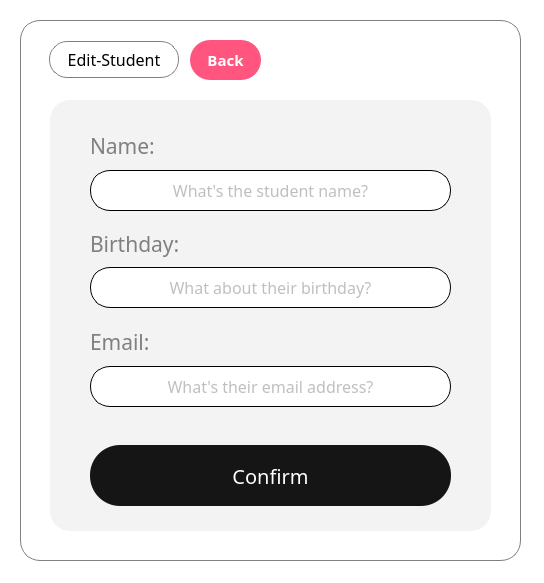
<?xml version="1.0" encoding="UTF-8"?>
<ui version="4.0">
 <class>edit_addstudpop</class>
 <widget class="QDialog" name="edit_addstudpop">
  <property name="geometry">
   <rect>
    <x>0</x>
    <y>0</y>
    <width>544</width>
    <height>583</height>
   </rect>
  </property>
  <property name="windowTitle">
   <string>Dialog</string>
  </property>
  <widget class="QWidget" name="centralwidget" native="true">
   <property name="geometry">
    <rect>
     <x>0</x>
     <y>0</y>
     <width>651</width>
     <height>601</height>
    </rect>
   </property>
   <widget class="QWidget" name="widget" native="true">
    <property name="geometry">
     <rect>
      <x>-20</x>
      <y>0</y>
      <width>691</width>
      <height>631</height>
     </rect>
    </property>
    <property name="styleSheet">
     <string notr="true">background-color: rgb(255, 255, 255)</string>
    </property>
    <widget class="QPushButton" name="addstud_btn">
     <property name="geometry">
      <rect>
       <x>110</x>
       <y>445</y>
       <width>361</width>
       <height>61</height>
      </rect>
     </property>
     <property name="font">
      <font>
       <family>Segoe UI Variable Display</family>
       <pointsize>15</pointsize>
      </font>
     </property>
     <property name="cursor">
      <cursorShape>PointingHandCursor</cursorShape>
     </property>
     <property name="styleSheet">
      <string notr="true">QPushButton {background-color: rgb(21, 21, 21); border-radius: 30px; color: white;}

QPushButton:hover {border-radius: 30px; color: white; background-color: rgb(85, 170, 255);}
</string>
     </property>
     <property name="text">
      <string>Confirm</string>
     </property>
    </widget>
    <widget class="QListWidget" name="frm_board">
     <property name="geometry">
      <rect>
       <x>40</x>
       <y>20</y>
       <width>501</width>
       <height>541</height>
      </rect>
     </property>
     <property name="styleSheet">
      <string notr="true"> border-radius: 20px; border: 1px solid grey; 
background-color: rgb(255, 255, 255);</string>
     </property>
    </widget>
    <widget class="QPushButton" name="tags_pinfo">
     <property name="enabled">
      <bool>false</bool>
     </property>
     <property name="geometry">
      <rect>
       <x>69</x>
       <y>41</y>
       <width>130</width>
       <height>37</height>
      </rect>
     </property>
     <property name="font">
      <font>
       <family>Swis721 BT</family>
       <pointsize>12</pointsize>
       <weight>50</weight>
       <bold>false</bold>
      </font>
     </property>
     <property name="layoutDirection">
      <enum>Qt::LeftToRight</enum>
     </property>
     <property name="styleSheet">
      <string notr="true">background-color: none; border-radius: 18px; color: black;   border: 1px solid grey;</string>
     </property>
     <property name="text">
      <string>Edit-Student</string>
     </property>
    </widget>
    <widget class="QPushButton" name="addstudback_btn">
     <property name="enabled">
      <bool>true</bool>
     </property>
     <property name="geometry">
      <rect>
       <x>210</x>
       <y>40</y>
       <width>71</width>
       <height>40</height>
      </rect>
     </property>
     <property name="font">
      <font>
       <family>Segoe UI Variable Display</family>
       <pointsize>11</pointsize>
       <weight>75</weight>
       <bold>true</bold>
      </font>
     </property>
     <property name="cursor">
      <cursorShape>PointingHandCursor</cursorShape>
     </property>
     <property name="styleSheet">
      <string notr="true">QPushButton {border-radius: 20px; color: white; background-color: rgb(255, 85, 127);}

QPushButton:hover {border-radius: 20px; border: 1px solid #FF557F; color: rgb(255, 85, 127); background-color: white; }
</string>
     </property>
     <property name="text">
      <string>Back</string>
     </property>
    </widget>
    <widget class="QListWidget" name="frm_board_2">
     <property name="geometry">
      <rect>
       <x>70</x>
       <y>100</y>
       <width>441</width>
       <height>431</height>
      </rect>
     </property>
     <property name="styleSheet">
      <string notr="true"> border-radius: 20px;
background-color: rgb(243, 243, 243);</string>
     </property>
    </widget>
    <widget class="QLineEdit" name="studbirthdayedit">
     <property name="geometry">
      <rect>
       <x>110</x>
       <y>267</y>
       <width>361</width>
       <height>41</height>
      </rect>
     </property>
     <property name="font">
      <font>
       <family>Swis721 BT</family>
       <pointsize>12</pointsize>
      </font>
     </property>
     <property name="styleSheet">
      <string notr="true">background-color: none; border-radius: 20px; color: grey;   border: 1px solid black;
</string>
     </property>
     <property name="text">
      <string/>
     </property>
     <property name="alignment">
      <set>Qt::AlignCenter</set>
     </property>
     <property name="placeholderText">
      <string>What about their birthday?</string>
     </property>
    </widget>
    <widget class="QLineEdit" name="studgenderedit">
     <property name="geometry">
      <rect>
       <x>110</x>
       <y>366</y>
       <width>361</width>
       <height>41</height>
      </rect>
     </property>
     <property name="font">
      <font>
       <family>Swis721 BT</family>
       <pointsize>12</pointsize>
      </font>
     </property>
     <property name="styleSheet">
      <string notr="true">background-color: none; border-radius: 20px; color: grey;   border: 1px solid black;
</string>
     </property>
     <property name="text">
      <string/>
     </property>
     <property name="alignment">
      <set>Qt::AlignCenter</set>
     </property>
     <property name="placeholderText">
      <string>What's their email address?</string>
     </property>
    </widget>
    <widget class="QLineEdit" name="studnameedit">
     <property name="geometry">
      <rect>
       <x>110</x>
       <y>170</y>
       <width>361</width>
       <height>41</height>
      </rect>
     </property>
     <property name="font">
      <font>
       <family>Swis721 BT</family>
       <pointsize>12</pointsize>
      </font>
     </property>
     <property name="styleSheet">
      <string notr="true">background-color: none; border-radius: 20px; color: grey;   border: 1px solid black;
</string>
     </property>
     <property name="text">
      <string/>
     </property>
     <property name="alignment">
      <set>Qt::AlignCenter</set>
     </property>
     <property name="placeholderText">
      <string>What's the student name?</string>
     </property>
    </widget>
    <widget class="QLabel" name="label_3">
     <property name="enabled">
      <bool>false</bool>
     </property>
     <property name="geometry">
      <rect>
       <x>110</x>
       <y>130</y>
       <width>101</width>
       <height>31</height>
      </rect>
     </property>
     <property name="font">
      <font>
       <family>Swis721 BT</family>
       <pointsize>16</pointsize>
      </font>
     </property>
     <property name="styleSheet">
      <string notr="true">background-color: transparent; border: none; color: grey;</string>
     </property>
     <property name="text">
      <string>Name:</string>
     </property>
    </widget>
    <widget class="QLabel" name="label">
     <property name="enabled">
      <bool>false</bool>
     </property>
     <property name="geometry">
      <rect>
       <x>110</x>
       <y>326</y>
       <width>101</width>
       <height>31</height>
      </rect>
     </property>
     <property name="font">
      <font>
       <family>Swis721 BT</family>
       <pointsize>16</pointsize>
      </font>
     </property>
     <property name="styleSheet">
      <string notr="true">background-color: transparent; border: none; color: grey;</string>
     </property>
     <property name="text">
      <string>Email:</string>
     </property>
    </widget>
    <widget class="QLabel" name="label_2">
     <property name="enabled">
      <bool>false</bool>
     </property>
     <property name="geometry">
      <rect>
       <x>110</x>
       <y>228</y>
       <width>101</width>
       <height>31</height>
      </rect>
     </property>
     <property name="font">
      <font>
       <family>Swis721 BT</family>
       <pointsize>16</pointsize>
      </font>
     </property>
     <property name="styleSheet">
      <string notr="true">background-color: transparent; border: none; color: grey;</string>
     </property>
     <property name="text">
      <string>Birthday:</string>
     </property>
    </widget>
    <zorder>frm_board</zorder>
    <zorder>frm_board_2</zorder>
    <zorder>addstud_btn</zorder>
    <zorder>tags_pinfo</zorder>
    <zorder>addstudback_btn</zorder>
    <zorder>studbirthdayedit</zorder>
    <zorder>studgenderedit</zorder>
    <zorder>studnameedit</zorder>
    <zorder>label_3</zorder>
    <zorder>label</zorder>
    <zorder>label_2</zorder>
   </widget>
  </widget>
 </widget>
 <resources/>
 <connections/>
</ui>
